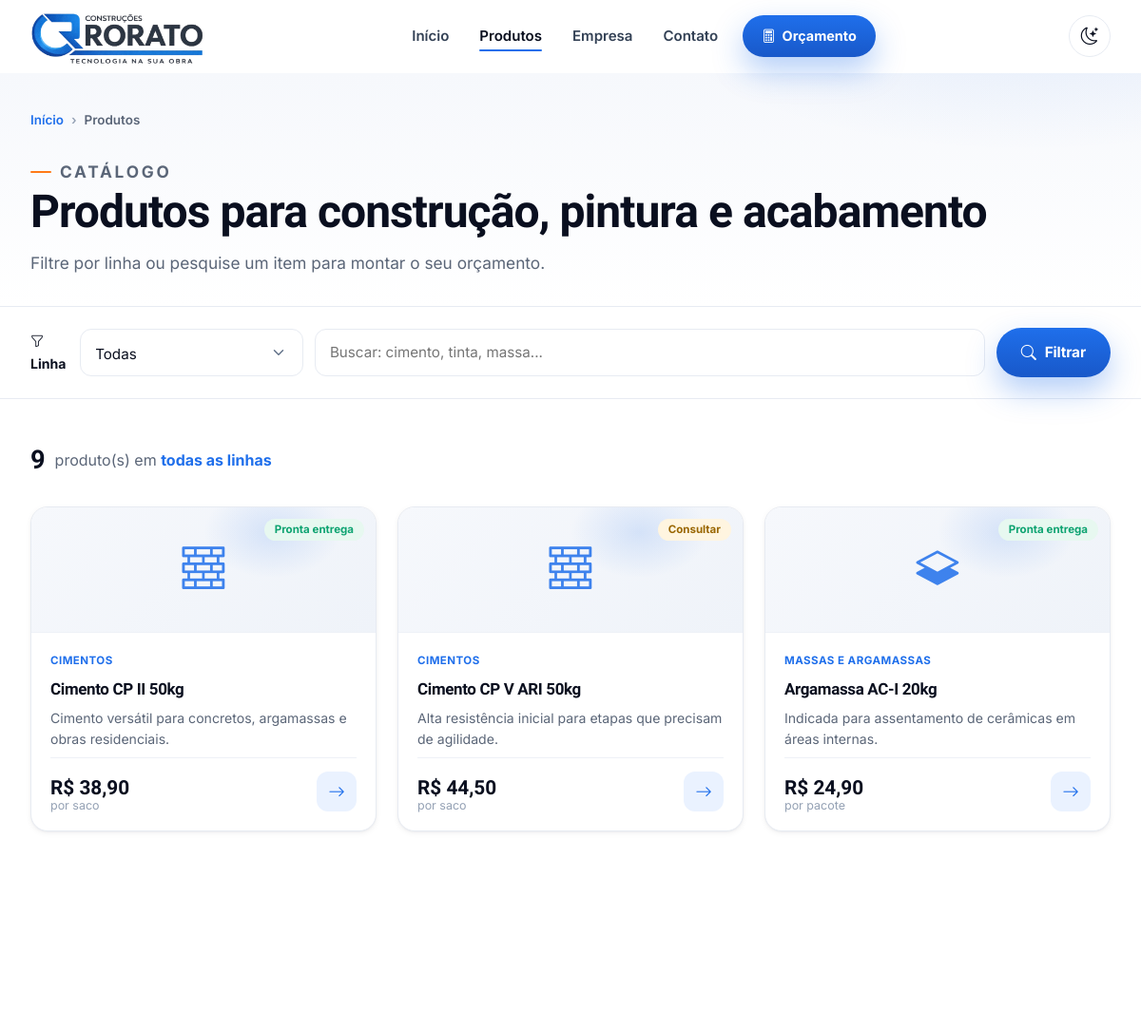
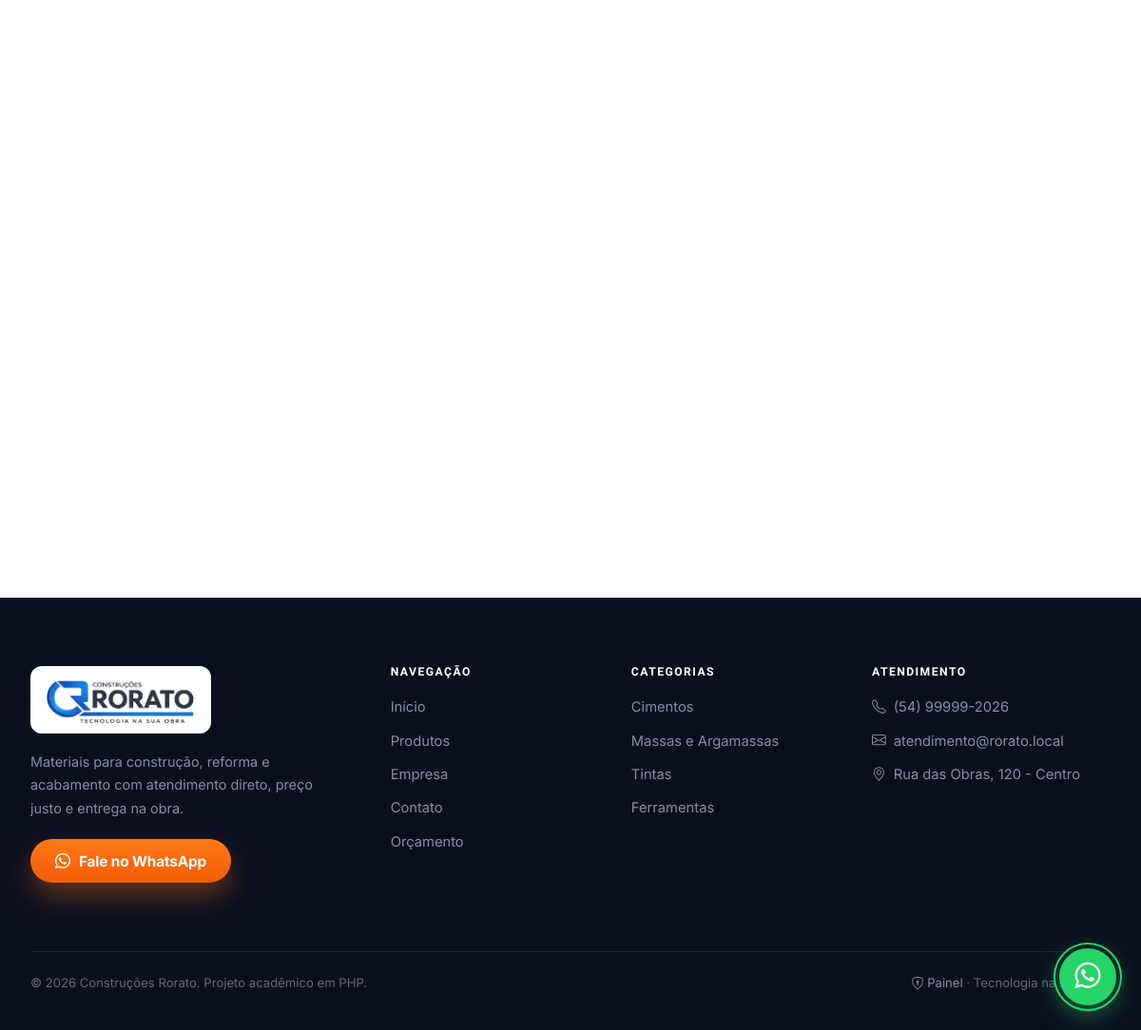
/produtos.php, run on the app's committed database (2 pictures, top to bottom).
### tables this page shows
CREATE TABLE produtos (
    id_produto INT AUTO_INCREMENT PRIMARY KEY,
    id_categoria INT NOT NULL,
    nome VARCHAR(120) NOT NULL,
    descricao TEXT NULL,
    unidade VARCHAR(30) NOT NULL,
    preco_base DECIMAL(10, 2) NULL,
    estoque VARCHAR(40) NULL,
    destaque TINYINT(1) NOT NULL DEFAULT 0,
    ativo TINYINT(1) NOT NULL DEFAULT 1,
    CONSTRAINT fk_produtos_categorias
        FOREIGN KEY (id_categoria) REFERENCES categorias(id_categoria)
);

CREATE TABLE categorias (
    id_categoria INT AUTO_INCREMENT PRIMARY KEY,
    nome VARCHAR(80) NOT NULL,
    slug VARCHAR(80) NOT NULL UNIQUE,
    descricao VARCHAR(255) NULL,
    icone VARCHAR(40) NULL
);

### app/config.php (called while the page is built, shortened)
<?php
function e($value): string
{
    return htmlspecialchars((string) $value, ENT_QUOTES, 'UTF-8');
}
function asset(string $path): string
{
    return 'assets/' . ltrim($path, '/');
}
function page_url(string $path = 'index.php'): string
{
    return $path;
}
function whatsapp_link(string $message): string
{
    return 'https://wa.me/' . APP_WHATSAPP . '?text=' . rawurlencode($message);
}
function icone_categoria(string $token): string
{
    $mapa = [
        'factory' => 'bi-bricks',
        'layers'  => 'bi-layers-half',
        'paint'   => 'bi-bucket',
        'toolbox' => 'bi-tools',
    ];
    return $mapa[$token] ?? 'bi-box-seam';
}

### app/repository.php (called while the page is built, shortened)
<?php
function repo_categorias(): array
{
    $pdo = db();
    $linhas = $pdo->query(
        'SELECT slug, nome, descricao, icone FROM categorias ORDER BY id_categoria'
    )->fetchAll();
    $categorias = [];
    foreach ($linhas as $linha) {
        $categorias[$linha['slug']] = [
            'nome'      => $linha['nome'],
            'descricao' => (string) $linha['descricao'],
            'icone'     => (string) $linha['icone'],
        ];
    }
    return $categorias;
}
function repo_produtos(): array
{
    $pdo = db();
    $sql = 'SELECT p.id_produto, p.nome, p.descricao, p.unidade,
                   p.preco_base, p.estoque, p.destaque, c.slug AS categoria
            FROM produtos p
            INNER JOIN categorias c ON c.id_categoria = p.id_categoria
            WHERE p.ativo = 1
            ORDER BY p.id_produto';
    $linhas = $pdo->query($sql)->fetchAll();
    return array_map(static function (array $l): array {
        return [
            'id'        => (int) $l['id_produto'],
            'nome'      => $l['nome'],
            'categoria' => $l['categoria'],
            'descricao' => (string) $l['descricao'],
            'unidade'   => $l['unidade'],
            'preco'     => $l['preco_base'] !== null ? (float) $l['preco_base'] : null,
            'destaque'  => (bool) $l['destaque'],
            'estoque'   => (string) $l['estoque'],
        ];
    }, $linhas);
}
function repo_filtrar_produtos(array $produtos, string $categoria = 'todos', string $busca = ''): array
{
    $termo = strtolower(trim($busca));
    $filtrados = array_filter($produtos, static function (array $produto) use ($categoria, $termo): bool {
        $mesmaCategoria = $categoria === 'todos' || $produto['categoria'] === $categoria;
        if (!$mesmaCategoria) {
            return false;
        }
        if ($termo === '') {
            return true;
        }
        $texto = strtolower($produto['nome'] . ' ' . $produto['descricao']);
        return strpos($texto, $termo) !== false;
    });
    return array_values($filtrados);
}
function formatar_preco(?float $preco): string
{
    return 'R$ ' . number_format($preco, 2, ',', '.');
}

### app/templates/product-card.php (the view, shortened to what this page needs)
<?php
$headingLevel = $headingLevel ?? 2;
$showQuoteLink = $showQuoteLink ?? false;
$categoria = $categorias[$produto['categoria']] ?? ['nome' => 'Produto', 'icone' => 'toolbox'];
$headingTag = $headingLevel === 3 ? 'h3' : 'h2';
$estoque = (string) ($produto['estoque'] ?? '');
$estoqueClasse = stripos($estoque, 'pronta') !== false ? 'b-ok' : 'b-wait';
$precoTexto = is_numeric($produto['preco'] ?? null)
    ? formatar_preco((float) $produto['preco'])
    : (string) ($produto['preco'] ?? 'Sob consulta');
$icone = icone_categoria($categoria['icone'] ?? 'toolbox');
?>
<article class="card prod">
    <div class="prod__media">
        <i class="bi <?= e($icone) ?>"></i>
        <span class="badge <?= e($estoqueClasse) ?>"><?= e($estoque) ?></span>
    </div>
    <div class="prod__body">
        <span class="prod__tag"><?= e($categoria['nome']) ?></span>
        <<?= $headingTag ?>><?= e($produto['nome']) ?></<?= $headingTag ?>>
        <p><?= e($produto['descricao']) ?></p>
        <div class="prod__foot">
            <div class="prod__price">
                <b><?= e($precoTexto) ?></b>
                <span>por <?= e($produto['unidade']) ?></span>
            </div>
            <?php if ($showQuoteLink): ?>
                <a class="prod__cta" href="orcamento.php?produto=<?= e((string) $produto['id']) ?>"
                   aria-label="Orçar <?= e($produto['nome']) ?>">
                    <i class="bi bi-arrow-right"></i>
                </a>
            <?php endif; ?>
        </div>
    </div>
</article>

### app/templates/header.php (shortened to what this page needs)
<?php
$activePage = $activePage ?? 'home';
$navItems = [
    'home'      => ['label' => 'Início',    'href' => 'index.php'],
    'produtos'  => ['label' => 'Produtos',  'href' => 'produtos.php'],
    'sobre'     => ['label' => 'Empresa',   'href' => 'sobre.php'],
    'contato'   => ['label' => 'Contato',   'href' => 'contato.php'],
];
?>
<!doctype html>
<html lang="pt-BR">
<head>
    <link rel="stylesheet" href="https://cdn.jsdelivr.net/npm/bootstrap@5.3.3/dist/css/bootstrap.min.css">
    <link rel="stylesheet" href="https://cdn.jsdelivr.net/npm/bootstrap-icons@1.11.3/font/bootstrap-icons.css">
    <link rel="stylesheet" href="<?= e(asset('css/style.css')) ?>">
</head>
<body>
    <header class="nav" id="siteNav">
        <div class="wrap nav__inner">
            <a class="nav__logo" href="<?= e(page_url()) ?>" aria-label="<?= e(APP_NAME) ?>">
                <img src="<?= e(asset('img/logo-rorato.png')) ?>" alt="<?= e(APP_NAME) ?>">
            </a>
            <nav class="nav__links" id="navLinks" aria-label="Menu principal">
                <?php foreach ($navItems as $key => $item): ?>
                    <a class="nav__link <?= $activePage === $key ? 'is-active' : '' ?>" href="<?= e($item['href']) ?>">
                        <?= e($item['label']) ?>
                    </a>
                <?php endforeach; ?>
                <a class="nav__cta" href="orcamento.php"><i class="bi bi-calculator"></i> Orçamento</a>
            </nav>
            <div class="nav__right">
                <button class="nav__theme" id="themeToggle" type="button" aria-label="Alternar tema claro/escuro" title="Alternar tema">
                </button>
            </div>
        </div>
    </header>
    <main>

### public/produtos.php (shortened to what this page needs)
<?php
require_once __DIR__ . '/../app/config.php';
require_once __DIR__ . '/../app/repository.php';
$categorias = repo_categorias();
$produtos   = repo_produtos();
$categoriaAtual = (string) ($_GET['categoria'] ?? 'todos');
$busca = trim((string) ($_GET['q'] ?? ''));
$produtosFiltrados = repo_filtrar_produtos($produtos, $categoriaAtual, $busca);
$nomeCategoria = $categorias[$categoriaAtual]['nome'] ?? 'todas as linhas';
$activePage = 'produtos';
require __DIR__ . '/../app/templates/header.php';
?>
<section class="page-head">
    <div class="wrap">
        <nav aria-label="breadcrumb">
            <ol class="breadcrumb rorato-breadcrumb">
                <li class="breadcrumb-item"><a href="index.php">Início</a></li>
                <li class="breadcrumb-item active" aria-current="page">Produtos</li>
            </ol>
        </nav>
        <p class="eyebrow">Catálogo</p>
        <h1>Produtos para construção, pintura e acabamento</h1>
        <p>Filtre por linha ou pesquise um item para montar o seu orçamento.</p>
    </div>
</section>
<section class="filters">
    <div class="wrap">
        <form method="get" class="filter-form">
            <div class="f-group">
                <label for="categoria"><i class="bi bi-funnel"></i> Linha</label>
                <select name="categoria" id="categoria">
                    <option value="todos" <?= $categoriaAtual === 'todos' ? 'selected' : '' ?>>Todas</option>
                </select>
            </div>
            <div class="f-search">
                <input type="search" id="q" name="q" value="<?= e($busca) ?>" placeholder="Buscar: cimento, tinta, massa...">
            </div>
            <button class="btn btn--primary" type="submit"><i class="bi bi-search"></i> Filtrar</button>
        </form>
    </div>
</section>
<section class="section">
    <div class="wrap">
        <div class="results-bar">
            <b><?= count($produtosFiltrados) ?></b>
            <span>produto(s) em <em><?= e($nomeCategoria) ?></em></span>
        </div>
        <?php if ($produtosFiltrados === []): ?>
            <div class="empty">
                <i class="bi bi-search"></i>
                <h2>Nenhum produto encontrado</h2>
                <p>Tente remover os filtros ou peça um orçamento pelo atendimento.</p>
                <a class="btn btn--primary" href="produtos.php">Limpar filtros</a>
            </div>
        <?php else: ?>
            <div class="prod-grid prod-grid--3">
                <?php $i = 0; foreach ($produtosFiltrados as $produto): ?>
                    <div class="reveal" data-d="<?= e((string) ($i % 3)) ?>">
                        <?php
                            $headingLevel = 2;
                            $showQuoteLink = true;
                            require __DIR__ . '/../app/templates/product-card.php';
                        ?>
                    </div>
                <?php $i++; endforeach; ?>
            </div>
        <?php endif; ?>
    </div>
</section>
<?php require __DIR__ . '/../app/templates/footer.php'; ?>

### app/templates/footer.php (shortened to what this page needs)
    </main>
    <footer class="footer">
        <div class="wrap">
            <div class="footer__top">
                <div class="footer__brand">
                    <a href="index.php" class="footer__logo">
                        <img src="<?= e(asset('img/logo-rorato.png')) ?>" alt="<?= e(APP_NAME) ?>">
                    </a>
                    <p>Materiais para construção, reforma e acabamento com atendimento direto, preço justo e entrega na obra.</p>
                    <a class="btn btn--accent" href="<?= e(whatsapp_link('Ola! Quero um orcamento da Construcoes Rorato.')) ?>">
                        <i class="bi bi-whatsapp"></i> Fale no WhatsApp
                    </a>
                </div>
                <div class="footer__col">
                    <h4>Navegação</h4>
                    <div class="footer__links">
                        <a href="index.php">Início</a>
                        <a href="produtos.php">Produtos</a>
                        <a href="sobre.php">Empresa</a>
                        <a href="contato.php">Contato</a>
                        <a href="orcamento.php">Orçamento</a>
                    </div>
                </div>
                <div class="footer__col">
                    <h4>Categorias</h4>
                    <div class="footer__links">
                        <a href="produtos.php?categoria=cimento">Cimentos</a>
                        <a href="produtos.php?categoria=massas">Massas e Argamassas</a>
                        <a href="produtos.php?categoria=tintas">Tintas</a>
                        <a href="produtos.php?categoria=ferramentas">Ferramentas</a>
                    </div>
                </div>
                <div class="footer__col">
                    <h4>Atendimento</h4>
                    <div class="footer__links">
                        <a href="tel:<?= e(APP_PHONE) ?>"><i class="bi bi-telephone"></i> <?= e(APP_PHONE) ?></a>
                        <a href="mailto:<?= e(APP_EMAIL) ?>"><i class="bi bi-envelope"></i> <?= e(APP_EMAIL) ?></a>
                        <a href="#"><i class="bi bi-geo-alt"></i> <?= e(APP_ADDRESS) ?></a>
                    </div>
                </div>
            </div>
            <div class="footer__bottom">
                <p>&copy; <?= date('Y') ?> <?= e(APP_NAME) ?>. Projeto acadêmico em PHP.</p>
                <p><a href="admin.php" class="footer__admin"><i class="bi bi-shield-lock"></i> Painel</a> · <?= e(APP_TAGLINE) ?></p>
            </div>
        </div>
    </footer>
    <a class="wa-float" href="<?= e(whatsapp_link('Ola! Quero um orcamento da Construcoes Rorato.')) ?>"
       aria-label="Falar no WhatsApp" title="Falar no WhatsApp">
        <i class="bi bi-whatsapp"></i>
    </a>
</body>
</html>

### data on the page
produtos: estoque "Pronta entrega", id_categoria.nome "CIMENTOS", nome "Cimento CP II 50kg", descricao "Cimento versátil para concretos, argamassas e obras residenciais.", precoTexto "R$ 38,90", unidade "saco"
produtos: estoque "Consultar", id_categoria.nome "CIMENTOS", nome "Cimento CP V ARI 50kg", descricao "Alta resistência inicial para etapas que precisam de agilidade.", precoTexto "R$ 44,50", unidade "saco"
produtos: estoque "Pronta entrega", id_categoria.nome "MASSAS E ARGAMASSAS", nome "Argamassa AC-I 20kg", descricao "Indicada para assentamento de cerâmicas em áreas internas.", precoTexto "R$ 24,90", unidade "pacote"

### other printed values
$item['label'] "Início"
$item['label'] "Produtos"
$item['label'] "Empresa"
$item['label'] "Contato"
count($produtosFiltrados) "9"
$nomeCategoria "todas as linhas"
APP_PHONE "(54) 99999-2026"
APP_EMAIL "atendimento@rorato.local"
APP_ADDRESS "Rua das Obras, 120 - Centro"
APP_NAME "Construções Rorato"
APP_TAGLINE "Tecnologia na sua obra"
